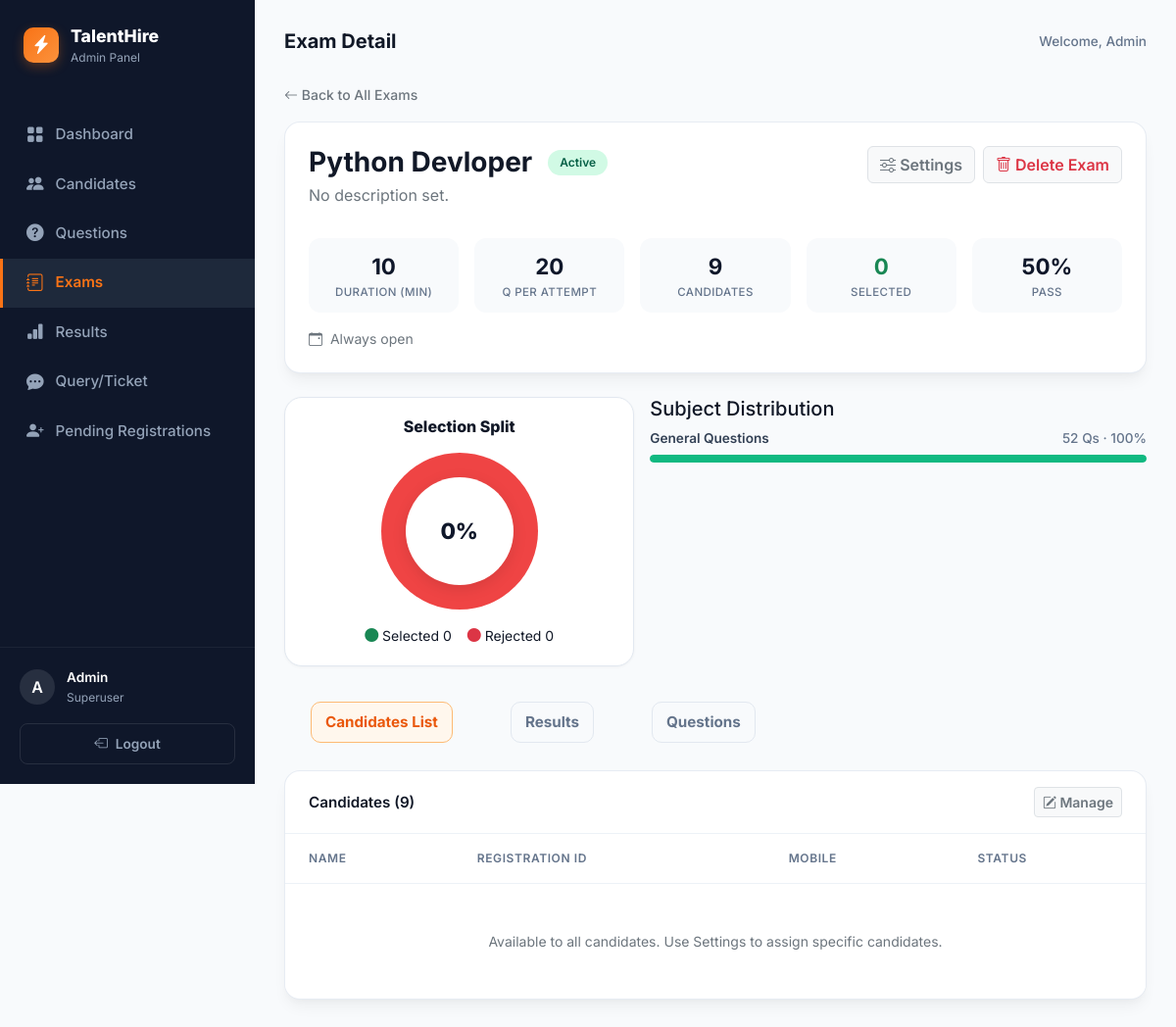
Page /portal/exams/1/ (signed in) on the committed database.
### exam/models.py (models this page shows, shortened)
class Exam(models.Model):
    name                = models.CharField(max_length=200)
    description         = models.TextField(blank=True, null=True)
    is_active           = models.BooleanField(default=True)
    assigned_candidates = models.ManyToManyField(Candidate, blank=True, related_name='assigned_exams')
    subjects            = models.ManyToManyField('Category', blank=True, related_name='exams')
    duration_minutes    = models.IntegerField(default=10)
    start_time          = models.DateTimeField(null=True, blank=True)
    end_time            = models.DateTimeField(null=True, blank=True)
    passing_percentage  = models.IntegerField(default=50)
    min_selection_score = models.IntegerField(default=60)
    total_questions     = models.IntegerField(default=20)
    max_attempts        = models.IntegerField(default=1)
    show_answers        = models.BooleanField(default=True)
    results_published   = models.BooleanField(default=True)
    shuffle_questions   = models.BooleanField(default=True)
    negative_marking    = models.BooleanField(default=False)
    class Meta:
        verbose_name = "Exam"
        verbose_name_plural = "Exams"

### exam/views.py (the view)
# urls.py: path('portal/exams/<int:pk>/',  views.admin_exam_detail,   name='admin_exam_detail'),
@admin_required
def admin_exam_detail(request, pk):
    exam = get_object_or_404(Exam, pk=pk)
    questions = Question.objects.filter(
        Q(exam=exam) | Q(exam__isnull=True)
    ).distinct().order_by('id')
    attempts = ExamAttempt.objects.filter(exam=exam).select_related('candidate').order_by('-date_taken')
    selected_count = attempts.filter(status='Selected').count()
    not_selected_count = attempts.filter(status='Not Selected').count()
    attempt_count = attempts.count()
    selection_rate = round((selected_count / attempt_count * 100), 1) if attempt_count > 0 else 0
    assigned_candidates = exam.assigned_candidates.all().order_by('name')
    candidate_count = assigned_candidates.count() or Candidate.objects.count()
    category_stats = []
    subjects = exam.subjects.all()
    if subjects.exists():
        total = sum(s.question_count for s in subjects) or 1
        colors = ['#10b981', '#3b82f6', '#8b5cf6', '#f59e0b', '#ef4444']
        for i, subj in enumerate(subjects):
            pct = round((subj.question_count / total * 100), 1)
            category_stats.append({
                'name': subj.name,
                'count': subj.question_count,
                'percent': pct,
                'color': colors[i % len(colors)],
            })
    elif questions.exists():
        category_stats = [{
            'name': 'General Questions',
            'count': questions.count(),
            'percent': 100,
            'color': '#10b981'
        }]
    context = {
        'exam': exam,
        'questions': questions,
        'attempts': attempts,
        'assigned_candidates': assigned_candidates,
        'question_count': questions.count(),
        'candidate_count': candidate_count,
        'attempt_count': attempt_count,
        'selected_count': selected_count,
        'not_selected_count': not_selected_count,
        'selection_rate': selection_rate,
        'category_stats': category_stats,
        'all_exams': Exam.objects.exclude(id=exam.id).order_by('name'),
    }
    return render(request, 'exam/admin_exam_detail.html', context)

### exam/templates/exam/admin_exam_detail.html (shortened to what this page needs)
{% extends 'exam/admin_base.html' %}
{% block nav_set %}active{% endblock %}
{% block page_title %}Exam Detail{% endblock %}
{% block content %}
<div class="mb-3">
    <a href="{% url 'admin_settings' %}" class="text-secondary text-decoration-none small fw-medium">
        <i class="bi bi-arrow-left"></i> Back to All Exams
    </a>
</div>
<div class="admin-card mb-4">
    <div class="p-4">
        <div class="d-flex justify-content-between align-items-start mb-3 flex-wrap gap-3">
            <div>
                <div class="d-flex align-items-center gap-3 mb-1">
                    <h3 class="fw-bold mb-0">{{ exam.name }}</h3>
                    {% if exam.is_active %}
                    <span class="badge-pill badge-success">Active</span>
                    {% else %}
                    <span class="badge-pill badge-danger">Inactive</span>
                    {% endif %}
                </div>
                <p class="text-secondary mb-0">{{ exam.description|default:"No description set." }}</p>
            </div>
            <div class="d-flex gap-2">
                <a href="{% url 'admin_edit_exam' exam.id %}" class="btn btn-light border text-secondary fw-semibold">
                    <i class="bi bi-sliders"></i> Settings
                </a>
                <button onclick="showDeleteConfirm('Exam', '{{ exam.name|escapejs }}', '{% url 'admin_delete_exam' exam.id %}')"
                        class="btn btn-light border text-danger fw-semibold">
                    <i class="bi bi-trash"></i> Delete Exam
                </button>
            </div>
        </div>
        <div class="row g-3 mt-2">
            <div class="col-md col-6">
                <div class="stat-box">
                    <div class="num">{{ exam.duration_minutes }}</div>
                    <div class="lbl">Duration (min)</div>
                </div>
            </div>
            <div class="col-md col-6">
                <div class="stat-box">
                    <div class="num">{{ exam.total_questions }}</div>
                    <div class="lbl">Q per attempt</div>
                </div>
            </div>
            <div class="col-md col-6">
                <div class="stat-box">
                    <div class="num">{{ candidate_count }}</div>
                    <div class="lbl">Candidates</div>
                </div>
            </div>
            <div class="col-md col-6">
                <div class="stat-box">
                    <div class="num text-success">{{ selected_count }}</div>
                    <div class="lbl">Selected</div>
                </div>
            </div>
            <div class="col-md col-6">
                <div class="stat-box">
                    <div class="num">{{ exam.passing_percentage }}%</div>
                    <div class="lbl">Pass</div>
                </div>
            </div>
        </div>
        <div class="mt-3 small text-secondary">
            <i class="bi bi-calendar-event me-1"></i> {{ exam.start_time|date:"d M Y, h:i A"|default:"Always open" }}
        </div>
    </div>
</div>
<div class="row g-3 mb-4">
    <div class="col-lg-5">
        <div class="chart-card text-center">
            <h5>Selection Split</h5>
            <div class="donut"></div>
            <div class="d-flex justify-content-center gap-3 small">
                <span><i class="bi bi-circle-fill text-success"></i> Selected {{ selected_count }}</span>
                <span><i class="bi bi-circle-fill text-danger"></i> Rejected {{ not_selected_count }}</span>
            </div>
        </div>
    </div>
    <div class="col-lg-7">
        <div class="section-card">
            <div class="section-card-head">
                <h5>Subject Distribution</h5>
            </div>
            <div class="section-card-body">
                {% for cat in category_stats %}
                <div class="subject-row">
                    <div class="lbl"><b>{{ cat.name }}</b><span>{{ cat.count }} Qs · {{ cat.percent }}%</span></div>
                    <div class="progress-track">
                        <div class="progress-fill" style="width: {{ cat.percent }}%; background: {{ cat.color }};"></div>
                    </div>
                </div>
                {% empty %}
                <div class="text-center text-secondary py-4">
                    <i class="bi bi-tags fs-1 opacity-25 d-block mb-2"></i>
                    No subjects configured for this exam.
                </div>
                {% endfor %}
            </div>
        </div>
    </div>
</div>
<ul class="nav detail-tabs" role="tablist">
    <li class="nav-item"><button class="nav-link active" data-bs-toggle="tab" data-bs-target="#candidatesTab" type="button">Candidates List</button></li>
    <li class="nav-item"><button class="nav-link" data-bs-toggle="tab" data-bs-target="#resultsTab" type="button">Results</button></li>
    <li class="nav-item"><button class="nav-link" data-bs-toggle="tab" data-bs-target="#questionsTab" type="button">Questions</button></li>
</ul>
<div class="tab-content">
<div class="tab-pane fade show active" id="candidatesTab">
<div class="admin-card mb-4">
    <div class="admin-card-header">
        <span>Candidates ({{ candidate_count }})</span>
        <a href="{% url 'admin_edit_exam' exam.id %}" class="btn btn-light border fw-semibold text-secondary btn-sm">
            <i class="bi bi-pencil-square"></i> Manage
        </a>
    </div>
    <div class="table-responsive">
        <table class="table admin-table">
            <thead><tr><th>Name</th><th>Registration ID</th><th>Mobile</th><th>Status</th></tr></thead>
            <tbody>
                {% if assigned_candidates %}
                    {% for candidate in assigned_candidates %}
                    <tr>
                        <td class="fw-semibold">{{ candidate.name }}</td>
                        <td><code>{{ candidate.registration_id }}</code></td>
                        <td class="text-secondary">{{ candidate.mobile }}</td>
                        <td><span class="badge-pill badge-success">Assigned</span></td>
                    </tr>
                    {% endfor %}
                {% else %}
                    <tr><td colspan="4" class="text-center py-5 text-secondary">Available to all candidates. Use Settings to assign specific candidates.</td></tr>
                {% endif %}
            </tbody>
        </table>
    </div>
</div>
</div>
</div>
{% endblock %}

### exam/templates/exam/admin_base.html (shortened to what this page needs)
<!DOCTYPE html>
<html lang="en">
<head>
    <link href="https://cdn.jsdelivr.net/npm/bootstrap@5.3.0/dist/css/bootstrap.min.css" rel="stylesheet">
    <link href="https://cdn.jsdelivr.net/npm/bootstrap-icons@1.10.5/font/bootstrap-icons.css" rel="stylesheet">
</head>
<body>
<aside class="sidebar">
    <a href="{% url 'admin_dashboard' %}" class="sidebar-brand">
        <div class="brand-logo"><i class="bi bi-lightning-charge-fill"></i></div>
        <div>
            <span class="brand-name">TalentHire</span>
            <span class="brand-sub">Admin Panel</span>
        </div>
    </a>
    <nav class="nav-menu">
        <a href="{% url 'admin_dashboard' %}" class="nav-item {% block nav_dash %}{% endblock %}">
            <i class="bi bi-grid-fill"></i> Dashboard
        </a>
        <a href="{% url 'admin_candidates' %}" class="nav-item {% block nav_cand %}{% endblock %}">
            <i class="bi bi-people-fill"></i> Candidates
        </a>
        <a href="{% url 'admin_questions' %}" class="nav-item {% block nav_ques %}{% endblock %}">
            <i class="bi bi-question-circle-fill"></i> Questions
        </a>
        <a href="{% url 'admin_settings' %}" class="nav-item {% block nav_set %}{% endblock %}">
            <i class="bi bi-journal-text"></i> Exams
        </a>
        <a href="{% url 'admin_results' %}" class="nav-item {% block nav_res %}{% endblock %}">
            <i class="bi bi-bar-chart-fill"></i> Results
        </a>
        <a href="{% url 'admin_queries' %}" class="nav-item {% block nav_query %}{% endblock %}">
            <i class="bi bi-chat-dots-fill"></i> Query/Ticket
        </a>
        <a href="{% url 'admin_pending_registrations' %}" class="nav-item {% block nav_pending %}{% endblock %}">
            <i class="bi bi-person-plus-fill"></i> Pending Registrations
        </a>
    </nav>
    <div class="sidebar-footer">
        <div class="user-profile">
            <div class="user-avatar">A</div>
            <div class="user-info">
                <span class="user-name">{{ request.user.username|capfirst }}</span>
                <span class="user-role">Superuser</span>
            </div>
        </div>
        <a href="{% url 'admin_logout' %}" class="btn-logout">
            <i class="bi bi-box-arrow-left"></i> Logout
        </a>
    </div>
</aside>
<main class="main-content">
    <header class="page-header">
        <h2 class="page-title">{% block page_title %}Dashboard{% endblock %}</h2>
        <div class="header-actions">
            Welcome, Admin
        </div>
    </header>
    {% block content %}{% endblock %}
</main>
</body>
</html>

### rows in the picture
Exam: name "Python Devloper", description "No description set.", duration_minutes "10", total_questions "20", passing_percentage "50", start_time "Always open"

### other values in the picture
{{ request.user.username|capfirst }} "Admin"
{{ candidate_count }} "9"
{{ selected_count }} "0"
{{ not_selected_count }} "0"
{{ cat.name }} "General Questions"
{{ cat.count }} "52"
{{ cat.percent }} "100"
